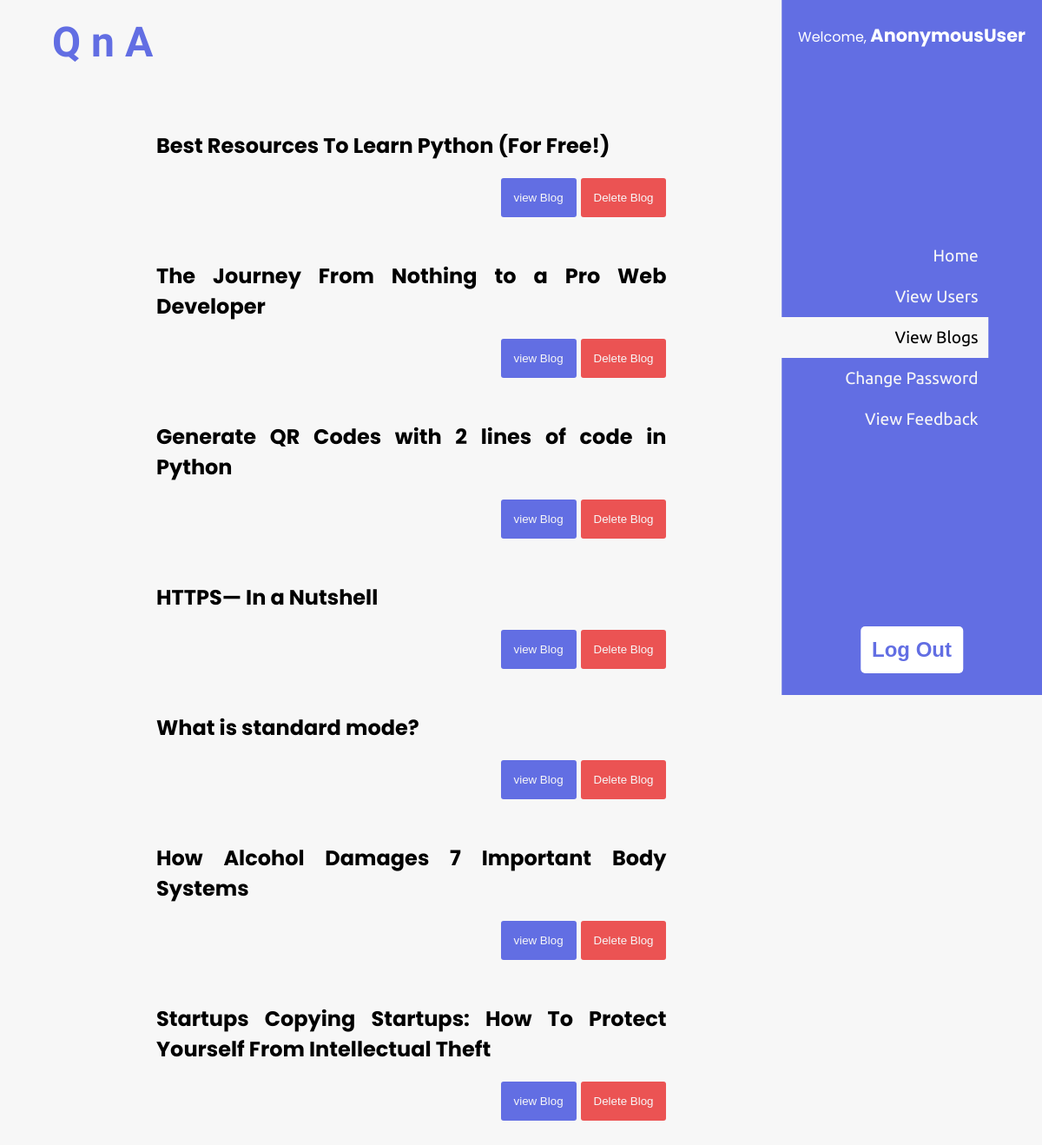
/view_blog_admin, run on the app's committed database.
### study/models.py (models this page shows)
class Blog(models.Model):
    id = models.AutoField
    user_id = models.IntegerField(default=1, max_length=200, null=True)
    user_name = models.CharField(max_length=200, null=True)
    topic = models.CharField(max_length=200, null=True)
    blog_c = RichTextField(blank=True, null=True)

### study/views.py (the view)
# urls.py: path('view_blog_admin', view_blog_admin, name="view_blog_admin"),
def view_blog_admin(request):
    data = Blog.objects.all()
    usr_data = Signup.objects.all()
    data.reverse()
    d = {'data': data, 'usr_data': usr_data}
    return render(request, 'view_blog_admin.html', d)

### study/templates/view_blog_admin.html (shortened to what this page needs)
<html>
  <head>
    {% load static %}
    <link
      rel="stylesheet"
      href="https://cdnjs.cloudflare.com/ajax/libs/font-awesome/4.7.0/css/font-awesome.min.css"
    />
    <link rel="stylesheet" href="{% static 'css/admin_home.css' %}" />
  </head>
  <body>
    <div class="main-container">
      <div class="body-container">
        <a href="{% url 'index' %}"><p class="logo">Q n A</p></a>
        <div class="all-content">
          {% for i in data %}
          <div class="card-cont">
            <div class="card">
              <div class="blog-cont">
                <div class="topic">{{ i.topic }}</div>
              </div>
            </div>
            <div class="del">
              <a href="{% url 'blog' i.id %}"
                ><button style="background: #626ee3; margin-right: 5px">
                  view Blog
                </button></a
              >
              <a href="{% url 'delete_blog' i.id %}"
                ><button style="background: #eb5353">Delete Blog</button></a
              >
            </div>
          </div>
          {% endfor %}
        </div>
      </div>
      <div class="menu-admin">
        <div class="admin-navigation">
          <p>
            Welcome,
            <span style="font-weight: bold; font-size: 1.3rem">
              {{ user }}</span
            >
          </p>
          <ul class="admin-nav">
            <a href="{% url 'admin_home' %}"
              ><li class="nav-items-admin">Home</li></a
            >
            <a href="{% url 'view_user' %}"
              ><li class="nav-items-admin">View Users</li></a
            >
            <a href=""><li class="active">View Blogs</li></a>
            <a href="{% url 'change_password' %}"
              ><li class="nav-items-admin">Change Password</li></a
            >
            <a href=""><li class="nav-items-admin">View Feedback</li></a>
          </ul>
          <a href="{% url 'logout' %}"
            ><button class="buttn">Log Out</button></a
          >
        </div>
      </div>
    </div>
  </body>
</html>

### study/static/css/admin_home.css (style rules this page uses)
* { margin: 0; padding: 0; box-sizing: border-box; }
*::after, *::before { box-sizing: border-box; }
body { background-color: #f7f7f7; font-family: "Poppins"; }
:root { --primary: #626ee3; }
a { text-decoration: none; color: inherit; }
ul { list-style: none; }
.main-container { display: flex; }
.all-content { margin-top: 150px; margin-left: 180px; margin-right: 40px; }
.body-container { width: 80%; }
.menu-admin { width: 30%; }
.admin-navigation { position: sticky; width: 300px; height: 100vh; top: 0; background: var(--primary); left: 100%; display: flex; align-self: flex-start; flex-direction: column; justify-content: space-between; align-items: center; padding: 25px 0; z-index: 99; }
.admin-navigation > p { color: white; }
.admin-nav { display: flex; justify-content: center; align-items: flex-end; flex-direction: column; }
.admin-nav > a > li { padding: 12px; color: #f7f7f7; font-size: 1.2rem; font-family: "Ubuntu"; cursor: pointer; }
.active { background-color: #f7f7f7; color: black !important; position: relative; }
.active::before { content: ""; height: 100%; width: 230%; position: absolute; background-color: #f7f7f7; left: -170px; top: 0; }
.buttn { padding: 13px; color: #626ee3; background-color: white; border: none; font-size: 1.5rem; font-weight: bold; border-radius: 5px; cursor: pointer; }
.logo { font-family: "Fascinate", cursive; font-size: 3rem; font-weight: bolder; color: var(--primary); padding: 20px 0 0 60px; position: absolute; left: 0; top: 0; }

### study/templates/view_blog_admin.html (style rules this page uses)
.active::before { content: ""; height: 100%; width: 150%; position: absolute; background-color: #f7f7f7; left: -170px; top: 0; }
.card-cont { width: 90%; text-align: justify; margin-bottom: 50px; }
.card { display: flex; flex-direction: column; }
.topic { font-size: 1.5rem; font-weight: bold; }
.del { display: flex; justify-content: flex-end; margin-top: 20px; }
.del > a > button { padding: 15px; border: none; border-radius: 3px; color: #f7f7f7; cursor: pointer; }

### data on the page
Blog: topic "Best Resources To Learn Python (For Free!)"
Blog: topic "The Journey From Nothing to a Pro Web Developer"
Blog: topic "Generate QR Codes with 2 lines of code in Python"
Blog: topic "HTTPS— In a Nutshell"
Blog: topic "What is standard mode?"
Blog: topic "How Alcohol Damages 7 Important Body Systems"
Blog: topic "Startups Copying Startups: How To Protect Yourself From Intellectual Theft"

### other printed values
{{ user }} "AnonymousUser"
